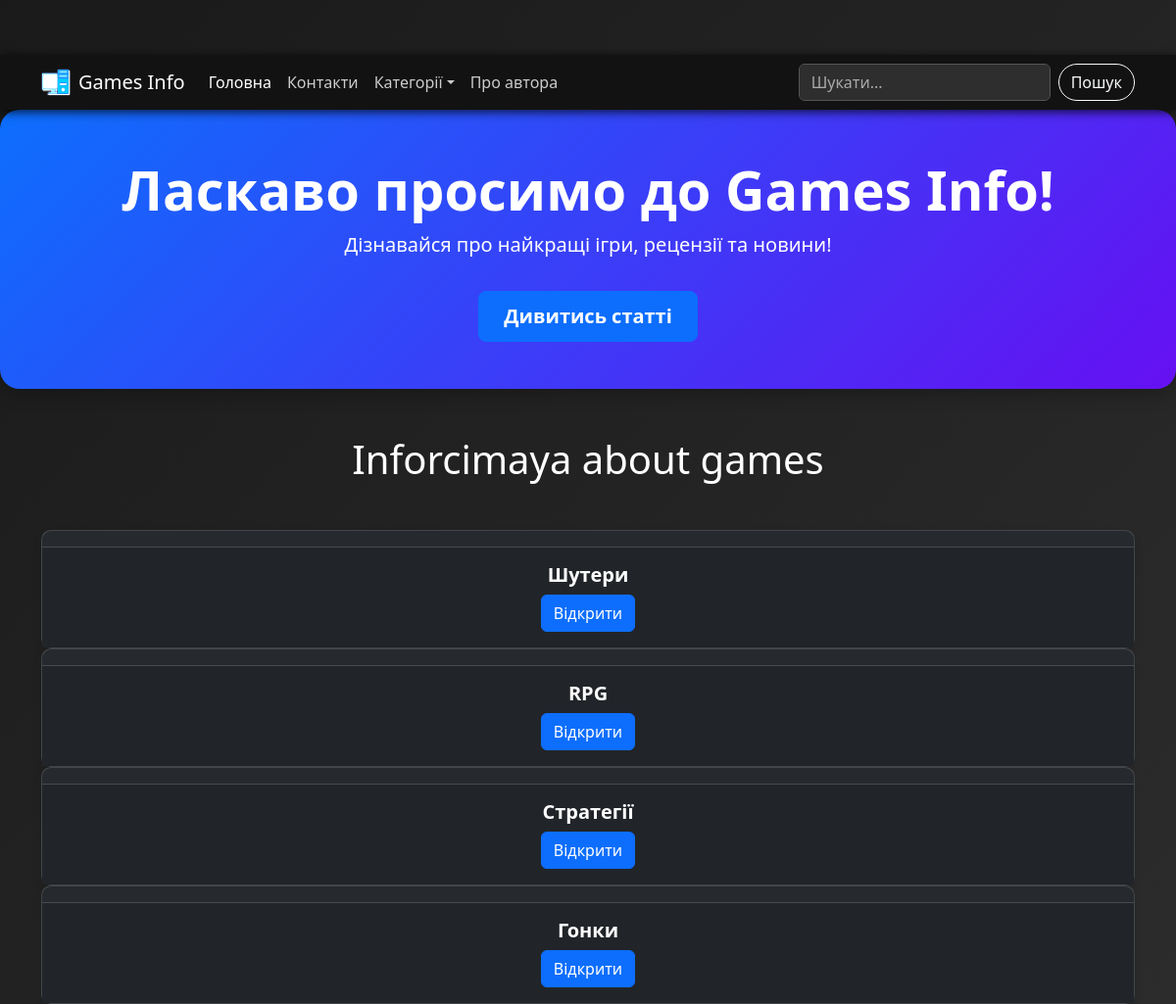
The app's page /, older data.
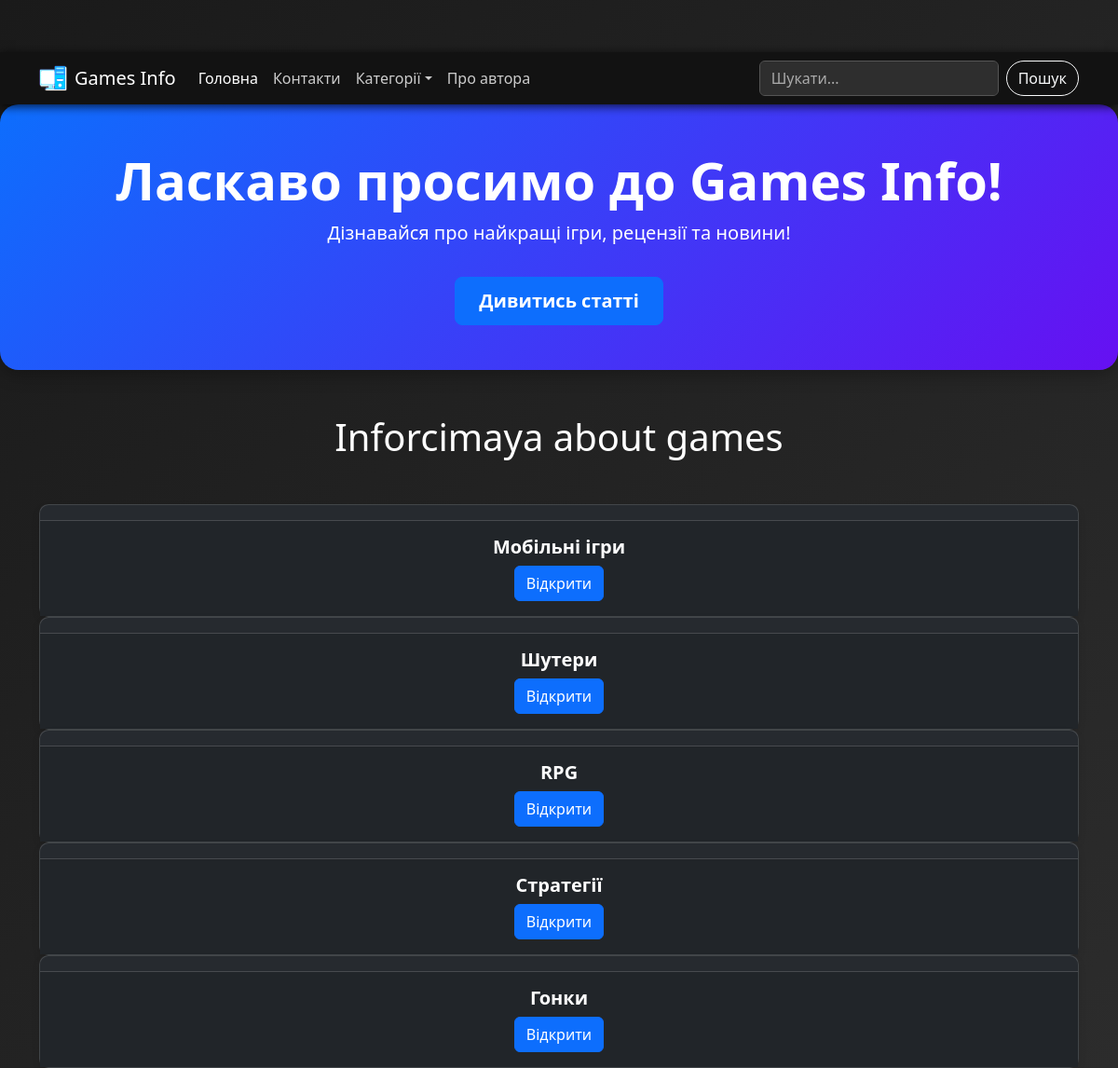
The same page, newer data.
### tables this page shows
CREATE TABLE categories (
    id INTEGER PRIMARY KEY AUTOINCREMENT,
    title TEXT NOT NULL
);

### app.py (the view)
@app.route("/")  # Вказуємо url-адресу для виклику функції
def index():
    articles = get_all_articles()
    return render_template("index.html", articles=articles)  # html-сторінка, що повертається у браузер

### app.py (called while the page is built)
@app.context_processor
def get_context():
    genres = get_all_genres()
    return {'genres': genres}

### sql_scripts.py (called while the page is built)
def get_all_articles():
    conn = sqlite3.connect('blog.db')
    cursor = conn.cursor()
    cursor.execute('SELECT * FROM articles')
    articles = cursor.fetchall()
    conn.close()
    return articles

def get_all_genres():
    conn = sqlite3.connect('blog.db')
    cursor = conn.cursor()
    cursor.execute('SELECT * FROM categories')
    categories = cursor.fetchall()
    conn.close()
    return categories

### templates/index.html
{% extends 'base.html' %}
{% block content %}
    <h1 class="my-5 text-center">Inforcimaya about games</h1>
    {% for genre_id, genre in genres %}
    <div class="card text-center">
        <div class="card-header">
        </div>
        <div class="card-body">
          <h5 class="card-title">{{genre}}</h5>
          <a href="{{url_for('genre_page',genre_id=genre_id)}}" class="btn btn-primary">Відкрити</a>
        </div>
      </div>
    {% endfor %}
{% endblock content %}

Row changes from the older to the newer data that the page shows:
added categories: title "Мобільні ігри"
